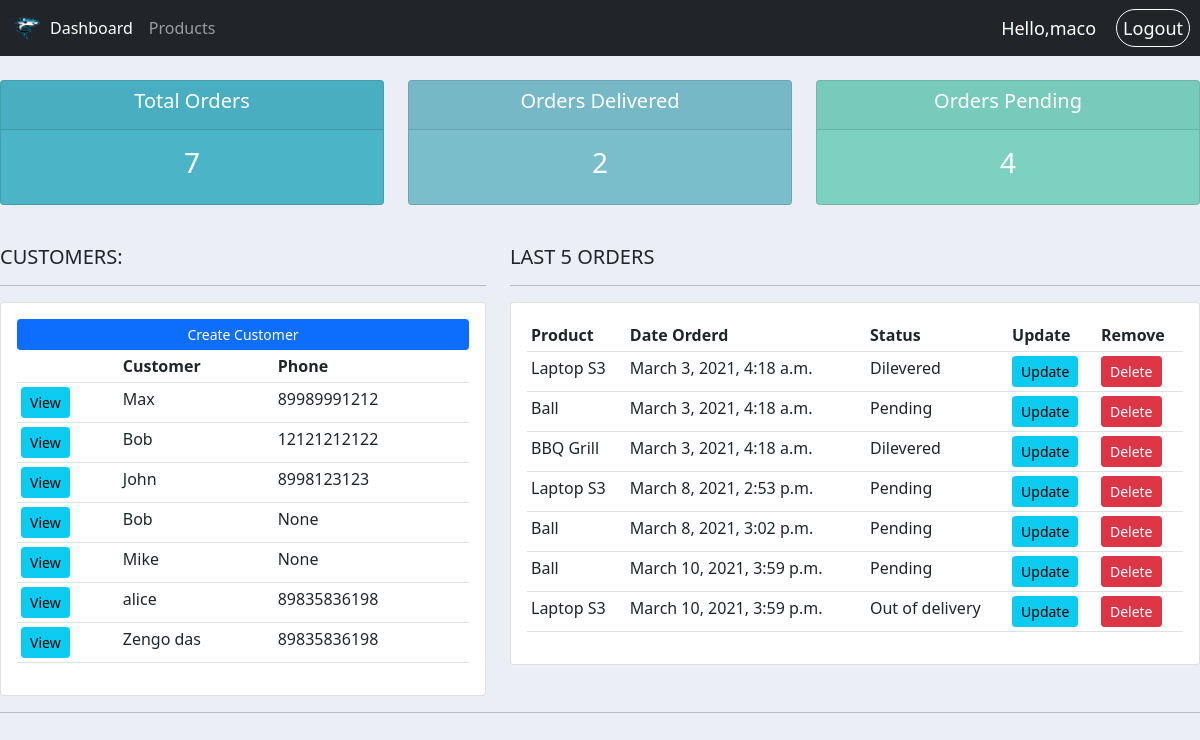
The app's page / (signed in) with its own data.
### accounts/models.py (models this page shows, shortened)
class Customer(models.Model):
	user = models.OneToOneField(User, null=True, on_delete=models.CASCADE)
	name = models.CharField(max_length=200, null=True)
	phone = models.CharField(max_length=200, null=True)
	email = models.CharField(max_length=200, null=True)
	date_created = models.DateTimeField(auto_now_add=True)
	profile_pic = models.ImageField(null=True, blank=True, default='user.png')

class Order(models.Model):
	STATUS = (
			('Pending', 'Pending'),
			('Out of delivery', 'Out of delivery'),
			('Dilevered', 'Dilevered'),
		)
	customer = models.ForeignKey(Customer, null=True, on_delete=models.SET_NULL)
	product = models.ForeignKey(Product, null=True, on_delete=models.SET_NULL)
	date_created = models.DateTimeField(auto_now_add=True)
	status = models.CharField(max_length=200, null=True, choices=STATUS)

class Product(models.Model):
	CATAGORY = (
			('Indoor', 'Indoor'),
			('Outdoor', 'Outdoor'),
		)
	name = models.CharField(max_length=200, null=True)
	price = models.FloatField(null=True)
	description = models.CharField(max_length=200, null=True, blank=True)
	date_created = models.DateTimeField(auto_now_add=True)
	category = models.CharField(max_length=200, null=True, choices=CATAGORY)
	tags = models.ManyToManyField(Tag)
	def __str__ (self):
		return self.name

### accounts/decorators.py (the view)
	def wrapper_func(request, *args, **kwargs):
		group = None
		if request.user.groups.exists():
			group = request.user.groups.all()[0].name
		if group == 'customer':
			return redirect('userPage')
		if group == 'admin':
			return view_func(request, *args, **kwargs)

### accounts/views.py (called while the page is built)
@login_required(login_url='login')
@admin_only
def home(request):
	orders = Order.objects.all()
	customers = Customer.objects.all()
	total_orders = orders.count()
	delivered = orders.filter(status="Dilevered").count()
	pending = orders.filter(status="Pending").count()
	context = {
			'orders': orders,
			'customers': customers,
			'total_orders': total_orders,
			'delivered': delivered,
			'pending': pending,
		}
	return render(request, 'accounts/dashboard.html',context)

### accounts/templates/accounts/dashboard.html
{% extends 'accounts/main.html' %}
{% block content %}
{% include 'accounts/status.html' %}
<br>
<div class="row">
  <div class="col-md-5">
  <h5>CUSTOMERS:</h5>
  <hr>
  <div class="card card-body">
   <a class="btn btn-primary  btn-sm btn-block" href="">Create Customer</a>
   <table class="table table-sm">
    <tr>
      <th></th>
     <th>Customer</th>
     <th>Phone</th>
    </tr>
    {% for customer in customers%}
      <tr>
        <td><a class="btn btn-sm btn-info" href="{% url 'customer' customer.id %}">View</a></td>
        <td>{{customer.name}}</td>
        <td>{{customer.phone}}</td>
      </tr>
    {% endfor%}
   </table>
  </div>
 </div>
 <div class="col-md-7">
  <h5>LAST 5 ORDERS</h5>
  <hr>
  <div class="card card-body">
   <table class="table table-sm">
    <tr>
     <th>Product</th>
     <th>Date Orderd</th>
     <th>Status</th>
     <th>Update</th>
     <th>Remove</th>
    </tr>
    {% for order in orders %}
      <tr>
        <td>{{order.product}}</td>
        <td>{{order.date_created}}</td>
        <td>{{order.status}}</td>
        <td><a class="btn btn-sm btn-info" href="{% url 'update_order' order.id %}">Update</a></td>
        <td><a class="btn btn-sm btn-danger" href="{% url 'delete_order' order.id %}">Delete</a></td>
      </tr>
    {% endfor %}
   </table>
  </div>
 </div>
</div>
{% endblock %}

### accounts/templates/accounts/navbar.html (shortened to what this page needs)
{% load static %}
<nav class="navbar navbar-expand-lg navbar-dark bg-dark">
  <div class="container-fluid">
    <img src="{% static 'images/logo.png' %}" id="logo">
    <div class="collapse navbar-collapse" id="navbarNav">
      {% if request.user.is_staff %}
      <ul class="navbar-nav">
        <li class="nav-item">
          <a class="nav-link active" aria-current="page" href="{% url 'home' %}">Dashboard</a>
        </li>
        <li class="nav-item">
          <a class="nav-link" href="{% url 'products'%}">Products</a>
        </li>
      {% else %}
        <li>
          <a href="{% url 'profileSettings' %}">Settings</a>
        </li>
      </ul>
      {% endif %}
    </div>
  </div>
  <span class='great-message'>Hello,{{request.user}} </span>
  <span><a class ="logout" href="{% url 'logout' %}"> Logout</a></span>
</nav>

### static/css/main.css (style rules this page uses)
#logo { width: 30px; height: auto; }
body { background: #ebeff5; }

### accounts/templates/accounts/navbar.html (style rules this page uses)
.great-message { color:white; font-size: 18px; padding-right: 20px; }
.logout { text-decoration: none; color:white; padding:6px; font-size: 18px; margin-right: 10px; border: 1px solid white; border-radius: 20px; }
a { text-decoration: none; color:white; }

### records on screen
Customer: name "Max", phone "89989991212"
Customer: name "Bob", phone "12121212122"
Customer: name "John", phone "8998123123"
Customer: name "Bob", phone "None"
Customer: name "Mike", phone "None"
Customer: name "alice", phone "89835836198"
Customer: name "Zengo das", phone "89835836198"
Order: product "Laptop S3", date_created "March 3, 2021, 4:18 a.m.", status "Dilevered"
Order: product "Ball", date_created "March 3, 2021, 4:18 a.m.", status "Pending"
Order: product "BBQ Grill", date_created "March 3, 2021, 4:18 a.m.", status "Dilevered"
Order: product "Laptop S3", date_created "March 8, 2021, 2:53 p.m.", status "Pending"
Order: product "Ball", date_created "March 8, 2021, 3:02 p.m.", status "Pending"
Order: product "Ball", date_created "March 10, 2021, 3:59 p.m.", status "Pending"
Order: product "Laptop S3", date_created "March 10, 2021, 3:59 p.m.", status "Out of delivery"

### other values on screen
{{ request.user }} "maco"
{{ total_orders }} "7"
{{ delivered }} "2"
{{ pending }} "4"
